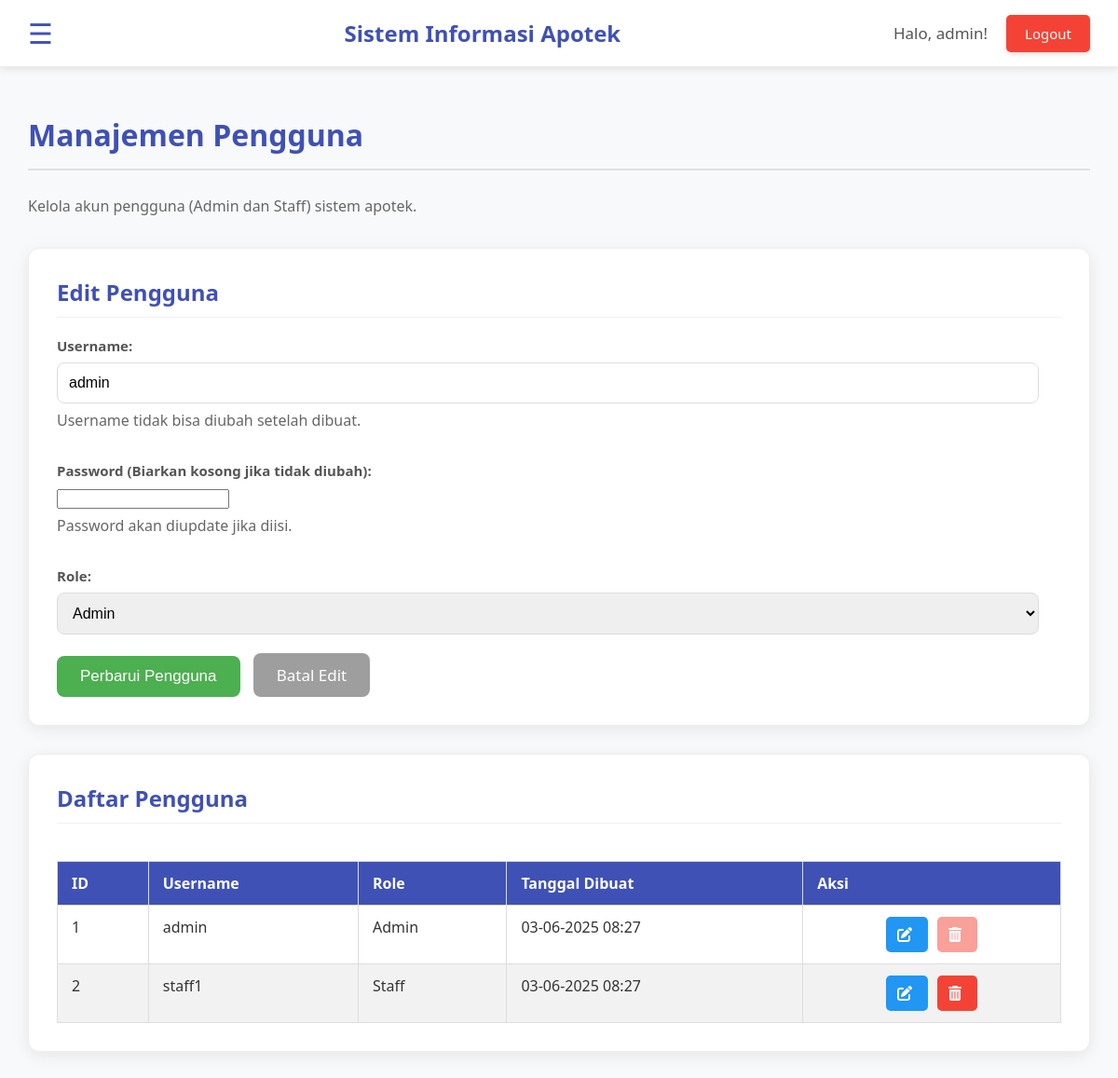
The app's page /user_management.php?edit=1 (signed in) with its own data.
### tables this page shows
CREATE TABLE users (
    id INT AUTO_INCREMENT PRIMARY KEY,
    username VARCHAR(50) NOT NULL UNIQUE,
    password VARCHAR(255) NOT NULL,  
    role ENUM('admin', 'staff') NOT NULL DEFAULT 'staff',  
    profile_picture VARCHAR(255) DEFAULT 'default_profile.jpg',  
    created_at TIMESTAMP DEFAULT CURRENT_TIMESTAMP  
);

### user_management.php (the view, shortened to what this page needs)
<?php
include 'php/db_connection.php';
include 'php/header.php';
$username = '';
$role = 'staff';
$is_edit = false;
if (isset($_GET['edit']) && !empty($_GET['edit'])) {
    $user_id = htmlspecialchars($_GET['edit']);
    $is_edit = true;
    $stmt = $conn->prepare("SELECT id, username, role FROM users WHERE id = ?");
    $stmt->bind_param("i", $user_id);
    $stmt->execute();
    $result = $stmt->get_result();
    if ($result->num_rows === 1) {
        $user_data = $result->fetch_assoc();
        $username = $user_data['username'];
        $role = $user_data['role'];
    } else {
        $is_edit = false;
        $message = "Pengguna tidak ditemukan.";
        $message_type = "error";
    }
}
?>
<!DOCTYPE html>
<html lang="id">
<head>
    <link rel="stylesheet" href="css/home.css">
    <link rel="stylesheet" href="css/sidenav.css">
    <link rel="stylesheet" href="https://cdnjs.cloudflare.com/ajax/libs/font-awesome/6.0.0-beta3/css/all.min.css">
</head>
<body>
    <div class="main-content" id="mainContent">
        <h1>Manajemen Pengguna</h1>
        <p>Kelola akun pengguna (Admin dan Staff) sistem apotek.</p>
        <div class="card form-card">
            <h2><?php echo $is_edit ? 'Edit Pengguna' : 'Tambah Pengguna Baru'; ?></h2>
            <form action="user_management.php" method="POST">
                <div class="input-group">
                    <label for="username">Username:</label>
                    <input type="text" id="username" name="username" value="<?php echo htmlspecialchars($username); ?>" required <?php echo $is_edit ? 'readonly' : ''; ?>>
                    <?php if ($is_edit): ?>
                        <p class="password-note">Username tidak bisa diubah setelah dibuat.</p>
                    <?php endif; ?>
                </div>
                <div class="input-group">
                    <label for="password"><?php echo $is_edit ? 'Password (Biarkan kosong jika tidak diubah):' : 'Password:'; ?></label>
                    <input type="password" id="password" name="password" <?php echo $is_edit ? '' : 'required'; ?>>
                    <?php if ($is_edit): ?>
                        <p class="password-note">Password akan diupdate jika diisi.</p>
                    <?php endif; ?>
                </div>
                <div class="input-group">
                    <label for="role">Role:</label>
                    <select id="role" name="role" required>
                        <option value="admin" <?php echo ($role == 'admin') ? 'selected' : ''; ?>>Admin</option>
                    </select>
                </div>
                <button type="submit" class="btn-primary"><?php echo $is_edit ? 'Perbarui Pengguna' : 'Tambah Pengguna'; ?></button>
                <?php if ($is_edit): ?>
                    <a href="user_management.php" class="btn-cancel">Batal Edit</a>
                <?php endif; ?>
            </form>
        </div>
        <div class="card table-card">
            <h2>Daftar Pengguna</h2>
            <div class="table-responsive">
                <table>
                    <thead>
                        <tr>
                            <th>ID</th>
                            <th>Username</th>
                            <th>Role</th>
                            <th>Tanggal Dibuat</th>
                            <th>Aksi</th>
                        </tr>
                    </thead>
                    <tbody>
                        <?php
                        $sql = "SELECT id, username, role, created_at FROM users ORDER BY created_at DESC";
                        $result = $conn->query($sql);
                        if ($result->num_rows > 0) {
                            while($row = $result->fetch_assoc()) {
                                echo "<tr>";
                                echo "<td>" . htmlspecialchars($row['id']) . "</td>";
                                echo "<td>" . htmlspecialchars($row['username']) . "</td>";
                                echo "<td>" . htmlspecialchars(ucfirst($row['role'])) . "</td>";
                                echo "<td>" . date('d-m-Y H:i', strtotime($row['created_at'])) . "</td>";
                                echo "<td class='actions'>";
                                echo "<a href='user_management.php?edit=" . htmlspecialchars($row['id']) . "' class='action-btn edit-btn' title='Edit'><i class='fas fa-edit'></i></a>";
                                if ($row['id'] != $_SESSION['user_id']) {
                                    echo "<a href='user_management.php?delete=" . htmlspecialchars($row['id']) . "' class='action-btn delete-btn' title='Hapus' onclick='return confirm(\"Apakah Anda yakin ingin menghapus pengguna ini? Tindakan ini tidak dapat dibatalkan.\");'><i class='fas fa-trash-alt'></i></a>";
                                } else {
                                    echo "<span class='action-btn delete-btn' style='opacity: 0.5; cursor: not-allowed;' title='Tidak bisa menghapus akun sendiri'><i class='fas fa-trash-alt'></i></span>";
                                }
                                echo "</td>";
                                echo "</tr>";
                            }
                        } else {
                            echo "<tr><td colspan='5'>Tidak ada data pengguna.</td></tr>";
                        }
                        ?>
                    </tbody>
                </table>
            </div>
        </div>
    </div>
</body>
</html>

### css/home.css (style rules this page uses)
body { font-family: 'Segoe UI', Tahoma, Geneva, Verdana, sans-serif; margin: 0; background-color: #f4f7f6; color: #333; display: flex; flex-direction: column; min-height: 100vh; }
.main-content { flex-grow: 1; padding: 30px; margin-left: 0; transition: margin-left 0.5s; background-color: #f8f9fa; min-height: calc(100vh - 70px); box-sizing: border-box; }
.main-content h1 { color: #3f51b5; margin-bottom: 25px; font-size: 32px; border-bottom: 2px solid #e0e0e0; padding-bottom: 15px; }
.main-content p { color: #666; line-height: 1.7; font-size: 16px; margin-bottom: 30px; }
.card { background-color: #ffffff; padding: 30px; border-radius: 12px; box-shadow: 0 4px 18px rgba(0, 0, 0, 0.08); margin-bottom: 30px; border: 1px solid #eee; }
.card h2 { color: #3f51b5; margin-top: 0; margin-bottom: 20px; font-size: 24px; border-bottom: 1px solid #f0f0f0; padding-bottom: 10px; }
.input-group { margin-bottom: 20px; }
.input-group label { display: block; margin-bottom: 8px; font-weight: 600; color: #555; font-size: 15px; }
.input-group input[type="text"], .input-group input[type="number"], .input-group input[type="date"], .input-group textarea, .input-group select { width: calc(100% - 24px); padding: 12px; border: 1px solid #ddd; border-radius: 8px; font-size: 16px; transition: border-color 0.3s ease, box-shadow 0.3s ease; box-sizing: border-box; }
.btn-primary { background-color: #4CAF50; color: white; padding: 12px 25px; border: none; border-radius: 8px; font-size: 17px; cursor: pointer; transition: background-color 0.3s ease, transform 0.2s ease; margin-right: 10px; }
.btn-cancel { background-color: #9E9E9E; color: white; padding: 12px 25px; border: none; border-radius: 8px; font-size: 17px; cursor: pointer; transition: background-color 0.3s ease, transform 0.2s ease; text-decoration: none; display: inline-block; }
.table-responsive { overflow-x: auto; }
table { width: 100%; border-collapse: collapse; margin-top: 20px; }
table thead tr { background-color: #3f51b5; color: white; text-align: left; }
table th, table td { padding: 12px 15px; border: 1px solid #ddd; vertical-align: top; }
table tbody tr:nth-child(even) { background-color: #f2f2f2; }
.actions { white-space: nowrap; text-align: center; }
.action-btn { display: inline-block; margin: 0 5px; padding: 8px 12px; border-radius: 5px; text-decoration: none; color: white; transition: background-color 0.3s ease, transform 0.2s ease; }
.action-btn i { margin-right: 5px; }
.edit-btn { background-color: #2196F3; }
.delete-btn { background-color: #f44336; }

### user_management.php (style rules this page uses)
.password-note { font-size: 0.9em; color: #666; margin-top: 5px; }

### records on screen
users: username "admin", role "Admin", id "1", created_at "03-06-2025 08:27"
users: id "2", username "staff1", role "Staff", created_at "03-06-2025 08:27"

### other values on screen
$_SESSION['username'] "admin"
